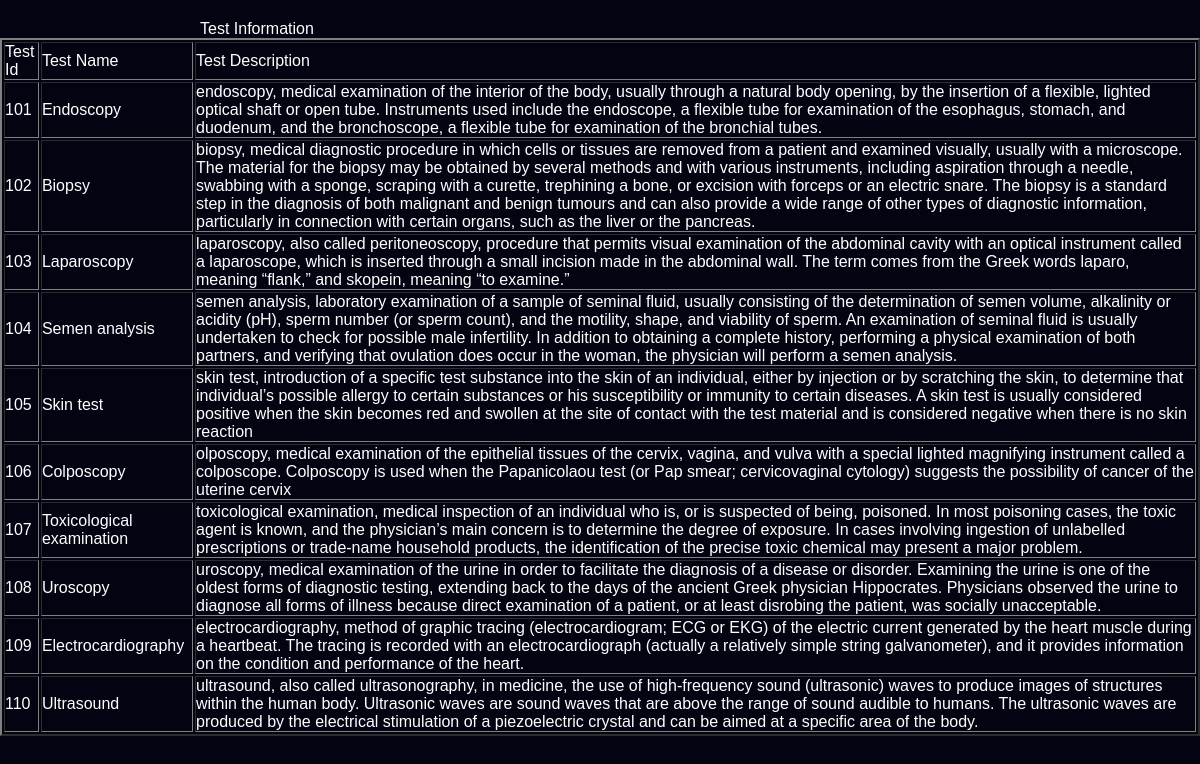
The app's page /Test.php with its own data.
### tables this page shows
CREATE TABLE `test` (
  `test_id` int(10) NOT NULL,
  `test_name` text NOT NULL,
  `test_info` text NOT NULL
);

### Test.php (the view, shortened to what this page needs)
<!DOCTYPE html>
<html lang="en">
<head>
    <link rel="stylesheet" href="Test.css">
</head>
<body >
    <section class="hero">
      <nav id="navbar" class="sticky">
    </nav>
  <?php
$link = mysqli_connect("localhost", "root", "", "doctor_patient_management");
$sql = "SELECT * FROM test";
if($result = mysqli_query($link, $sql)){
    if(mysqli_num_rows($result) > 0){
		echo "<p>Test Information</p>";
        echo "<table border=2>";
            echo "<tr>";
                echo "<td>Test Id</th>";
                echo "<td>Test Name</th>";
				echo "<td>Test Description </td>";
            echo "</tr>";
        while($row = mysqli_fetch_array($result)){
            echo "<tr>";
                echo "<td>" . $row['test_id'] . "</td>";
                echo "<td>" . $row['test_name'] . "</td>";
				echo "<td>" . $row['test_info'] . "</td>";
            echo "</tr>";
        }
        echo "</table>";
    }
}
?>
</section>
</body>
</html>

### Test.css (style rules this page uses)
* { margin: 0; padding: 0; color: white; font-family: sans-serif; }
body { background:#020412 ; }
.hero { height: 200vh; width: 100%; background-color: rgb(204, 204, 228); background-color: #020412; background-position: center; background-size: cover; position: absolute; }
nav { display: flex; padding: 2% 6%; justify-content: space-between; align-items: center; text-align: center; }
nav.sticky { position: sticky; top: 0; left: 0; padding: 10px 8%; display: flex; align-items: center; justify-content: space-between; transition: padding 1s; z-index: 2; }
p { margin-left:200px; }

### records on screen
test: test_id "101", test_name "Endoscopy", test_info "endoscopy, medical examination of the interior of the body, usually through a natural body opening, by the insertion of a flexible, lighted optical shaft or open tube. Instruments used include the endoscope, a flexible tube for examination of the esophagus, stomach, and duodenum, and the bronchoscope, a flexible tube for examination of the bronchial tubes."
test: test_id "102", test_name "Biopsy", test_info "biopsy, medical diagnostic procedure in which cells or tissues are removed from a patient and examined visually, usually with a microscope. The material for the biopsy may be obtained by several methods and with various instruments, including aspiration through a needle, swabbing with a sponge, scraping with a curette, trephining a bone, or excision with forceps or an electric snare. The biopsy is a standard step in the diagnosis of both malignant and benign tumours and can also provide a wide range of other types of diagnostic information, particularly in connection with certain organs, such as the liver or the pancreas."
test: test_id "103", test_name "Laparoscopy", test_info "laparoscopy, also called peritoneoscopy, procedure that permits visual examination of the abdominal cavity with an optical instrument called a laparoscope, which is inserted through a small incision made in the abdominal wall. The term comes from the Greek words laparo, meaning “flank,” and skopein, meaning “to examine.”"
test: test_id "104", test_name "Semen analysis", test_info "semen analysis, laboratory examination of a sample of seminal fluid, usually consisting of the determination of semen volume, alkalinity or acidity (pH), sperm number (or sperm count), and the motility, shape, and viability of sperm. An examination of seminal fluid is usually undertaken to check for possible male infertility. In addition to obtaining a complete history, performing a physical examination of both partners, and verifying that ovulation does occur in the woman, the physician will perform a semen analysis."
test: test_id "105", test_name "Skin test", test_info "skin test, introduction of a specific test substance into the skin of an individual, either by injection or by scratching the skin, to determine that individual’s possible allergy to certain substances or his susceptibility or immunity to certain diseases. A skin test is usually considered positive when the skin becomes red and swollen at the site of contact with the test material and is considered negative when there is no skin reaction"
test: test_id "106", test_name "Colposcopy", test_info "olposcopy, medical examination of the epithelial tissues of the cervix, vagina, and vulva with a special lighted magnifying instrument called a colposcope. Colposcopy is used when the Papanicolaou test (or Pap smear; cervicovaginal cytology) suggests the possibility of cancer of the uterine cervix"
test: test_id "107", test_name "Toxicological examination", test_info "toxicological examination, medical inspection of an individual who is, or is suspected of being, poisoned. In most poisoning cases, the toxic agent is known, and the physician’s main concern is to determine the degree of exposure. In cases involving ingestion of unlabelled prescriptions or trade-name household products, the identification of the precise toxic chemical may present a major problem."
test: test_id "108", test_name "Uroscopy", test_info "uroscopy, medical examination of the urine in order to facilitate the diagnosis of a disease or disorder. Examining the urine is one of the oldest forms of diagnostic testing, extending back to the days of the ancient Greek physician Hippocrates. Physicians observed the urine to diagnose all forms of illness because direct examination of a patient, or at least disrobing the patient, was socially unacceptable."
test: test_id "109", test_name "Electrocardiography", test_info "electrocardiography, method of graphic tracing (electrocardiogram; ECG or EKG) of the electric current generated by the heart muscle during a heartbeat. The tracing is recorded with an electrocardiograph (actually a relatively simple string galvanometer), and it provides information on the condition and performance of the heart."
test: test_id "110", test_name "Ultrasound", test_info "ultrasound, also called ultrasonography, in medicine, the use of high-frequency sound (ultrasonic) waves to produce images of structures within the human body. Ultrasonic waves are sound waves that are above the range of sound audible to humans. The ultrasonic waves are produced by the electrical stimulation of a piezoelectric crystal and can be aimed at a specific area of the body."
